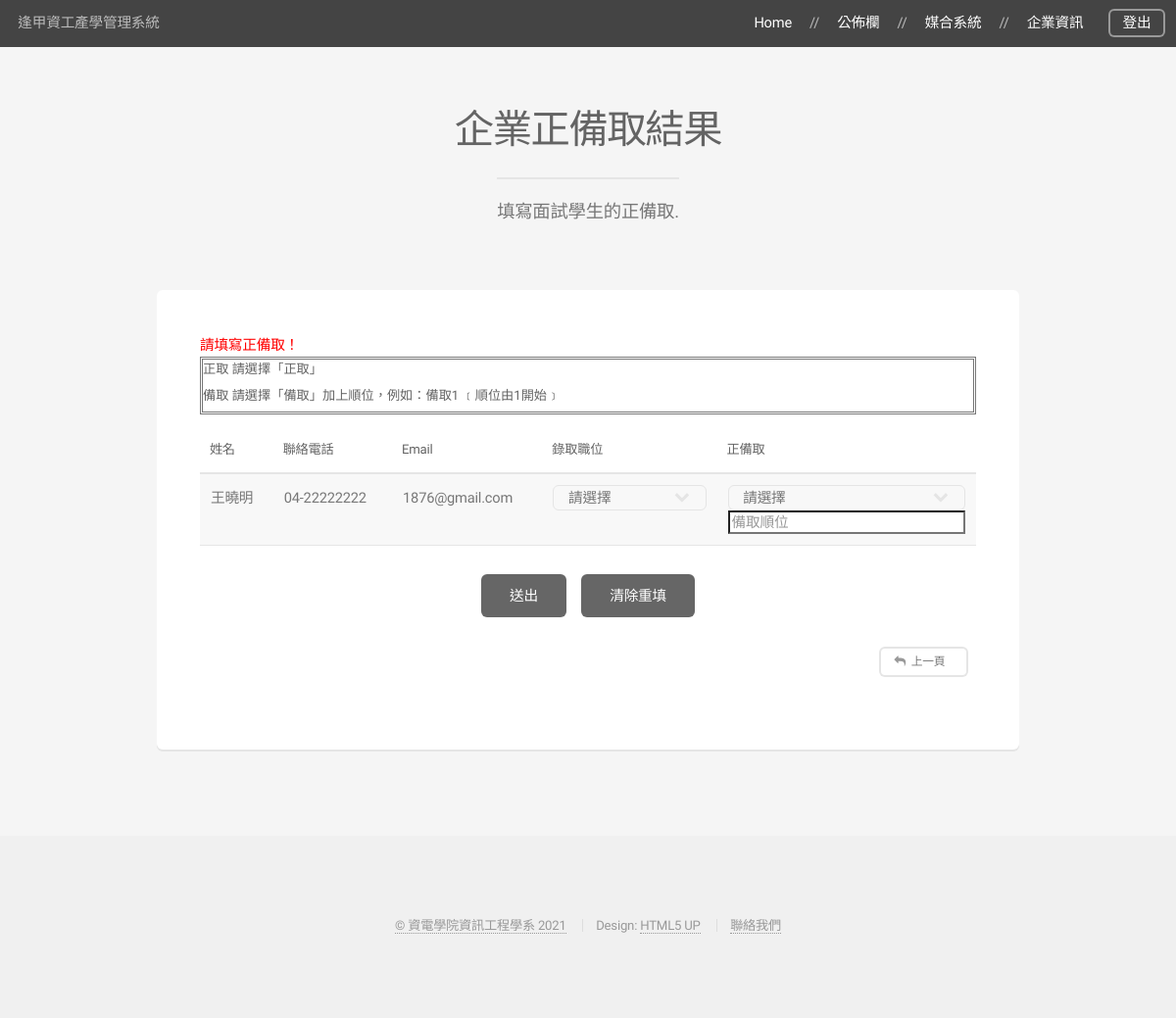
Screenshot of /match/companyAdmission/ (signed in) with the database file from the repository.
### student/models.py (models this page shows, shortened)
class Resume(models.Model):
    student = models.ForeignKey(Student, related_name='resume_student', on_delete=models.CASCADE,  verbose_name='學生',
                                blank=True)
    company = models.ManyToManyField(Company, verbose_name='投履的公司', blank=True)
    resume = models.FileField(upload_to=rename, validators=[validators.FileExtensionValidator(['pdf'],
                              message='履歷必須為pdf格式')], verbose_name='履歷', blank=True, null=True)
    class Meta:
        ordering = ('student',)
        verbose_name = '學生履歷'
        verbose_name_plural = '學生履歷'

class Student(models.Model):
    user = models.ForeignKey(User, related_name='student_user', on_delete=models.CASCADE, verbose_name='使用者')
    name = models.CharField(max_length=10, verbose_name='姓名', blank=True)
    class_name = models.CharField(max_length=10, verbose_name='班級', blank=True)
    phone = models.CharField(max_length=50, verbose_name='聯絡電話', blank=True)
    email = models.CharField(max_length=100, verbose_name='email', blank=True)
    give_up = models.BooleanField(verbose_name='放棄名額', default=False)
    class Meta:
        ordering = ('user',)
        verbose_name = '學生資料'
        verbose_name_plural = '學生資料'

### match/views.py (the view)
# urls.py: path('companyAdmission/', views.company_admission),
def company_admission(request):
    if request.user.is_authenticated:
        if request.user.profile.role == Profile.COMPANY and Function.objects.get(function='正備取結果').switch is True:
            check_user = ContactPerson.objects.filter(user=request.user)
            if check_user.exists():
                check_company = Company.objects.filter(contact_persons=check_user.get())
                if check_company.exists():
                    units = check_company.get()
                    check_vacancy = VacancyRequirement.objects.filter(company=units).all()
                    check_vacancy_list = []  # 檢測超過需求量的陣列
                    if request.method == 'POST':
                        for unit in units.resume_set.all():
                            unit_vacancy = []  # 紀錄該學生的錄取職業以及備取順序的陣列(為正取會輸入0)
                            unit_vacancy_result = request.POST.get(unit.student.user.username + 'VacancyResult')
                            unit_sort_result = request.POST.get(unit.student.user.username + 'Sort')
                            if unit_vacancy_result is not None:
                                unit_vacancy.append(unit_vacancy_result)
                                if unit_sort_result is None:
                                    message = unit.student.name + ' 只有填錄取職位，並未填正備取'
                                    return render(request, 'company_admission.html', locals())
                                elif unit_sort_result == '正取':
                                    unit_vacancy.append('0')  # 屬於正取 輸入零
                                elif unit_sort_result == '備取':
                                    if request.POST.get(unit.student.user.username + 'Rank') != '':
                                        unit_vacancy.append(request.POST.get(unit.student.user.username + 'Rank'))
                                    else:
                                        message = unit.student.name + ' 的備取 並未填入數字!!(備取一定要有順序)'
                                        return render(request, 'company_admission.html', locals())
                                check_vacancy_list.append(unit_vacancy)
                        for vacancy in check_vacancy:
                            vacancy_waiting_list = []  # 檢查備取判斷順序的陣列
                            vacancy_number_count = 0
                            for vacancyList in check_vacancy_list:
                                if vacancyList[0] == vacancy.name:
                                    if vacancyList[1] == '0':
                                        vacancy_number_count = vacancy_number_count + 1
                                    else:
                                        vacancy_waiting_list.append(vacancyList[1])
                            if vacancy_number_count > vacancy.number:
                                message = vacancy.name + ' 的正取量超過職位數量，請至新增職位資訊更改數量'
                                return render(request, 'company_admission.html', locals())
                            elif sort_check(vacancy_waiting_list) != 0:
                                message = vacancy.name + ' 的備取排序出錯，請按照正確順序填寫(1、2、3....依此類推) '
                                return render(request, 'company_admission.html', locals())
                        for unit in units.resume_set.all():
                            check_admission = Admission.objects.filter(student=unit.student)
                            if check_admission.exists():
                                unit_admission = Admission.objects.get(student=unit.student, company=units)
                                unit_admission.vacancy_result = \
                                    request.POST.get(unit.student.user.username + 'VacancyResult')
                                unit_admission.sort = \
                                    str(request.POST.get(unit.student.user.username + 'Sort')) + \
                                    str(request.POST.get(unit.student.user.username + 'Rank'))
                                unit_admission.save()
                        message = '儲存成功'
                    else:
                        message = '請填寫正備取！'
                else:
                    message = '使用者個人資料未定義 or 功能尚未開放！'
                    return redirect('/company/companyEdit')
            else:
                message = '無此負責人'
                return redirect('/company')
        else:
            message = '身分錯誤！請先登出切換身分！'
            return redirect('/personal_index')
        return render(request, 'company_admission.html', locals())
    else:
        return redirect('')

### match/templates/company_admission.html (shortened to what this page needs)
{% extends 'base.html' %}
{% block headmessage %}
    <header>
        <h2>企業正備取結果</h2>
        <p>填寫面試學生的正備取.</p>
    </header>
{% endblock %}
{% block content %}
    <div class="row">
        <div class="col-12">
            <form method="POST" action="">
                <section class="box">
                    <div class="col-12">
                     {% if message %}
                         <div class="alert alert-warning" style="color: red">{{message}}</div>
                     {% endif %}
                    <div style="border: double">
                        <h5>正取 請選擇「正取」</h5>
                        <h5>備取 請選擇「備取」加上順位，例如：備取1 ﹝順位由1開始﹞</h5>
                    </div>
                    <br>
                    </div>
                    <div class="table-wrapper">
                        <table>
                           <thead>
                           <tr>
                               <th>姓名</th>
                               <th>聯絡電話</th>
                               <th>Email</th>
                               <th>錄取職位</th>
                               <th>正備取</th>
                           </tr>
                           </thead>
                            <tbody>
                                {% for unit in units.resume_set.all %}
                                    <tr>
                                        <td>{{ unit.student.name }}</td>
                                        <td>{{ unit.student.phone }}</td>
                                        <td>{{ unit.student.email }}</td>
                                        <td>
                                            <select style="width: 100%; height: 100%" name="{{ unit.student.user.username }}VacancyResult" id="VacancyResult">
                                                <option value disabled selected hidden>請選擇</option>
                                            </select>
                                        </td>
                                        <td>
                                            <select style="width: 100%; height: 100%" name="{{ unit.student.user.username }}Sort" id="sort">
                                                <option value disabled selected hidden>請選擇</option>
                                            </select>
                                            <input type="number" min="1" style="width: 100%; height: 100%" name="{{ unit.student.user.username }}Rank" id="rank" placeholder="備取順位">
                                        </td>
                                    </tr>
                                {% endfor %}
                            </tbody>
                        </table>
                    </div>
                    <div class="col-12">
                        <ul class="actions special">
                            <li><input type="submit" value="送出" /></li>
                            <li><input type="reset" value="清除重填" /></li>
                        </ul>
                    </div>
                    <div class="row">
                        <div class="col-10 col-12-mobilep">
                        </div>
                        <div class=" col-2 col-12-mobilep">
                            <ul class="actions special">
                                <li><a href="/company" class="button alt small icon fa-reply">上一頁</a></li>
                            </ul>
                        </div>
                    </div>
                </section>
            </form>
        </div>
    </div>
{% endblock %}

### rows the page displays
Resume: student.name "王曉明", student.phone "04-22222222", student.email "1876@gmail.com"

### other values shown
{{ message }} "請填寫正備取！"
